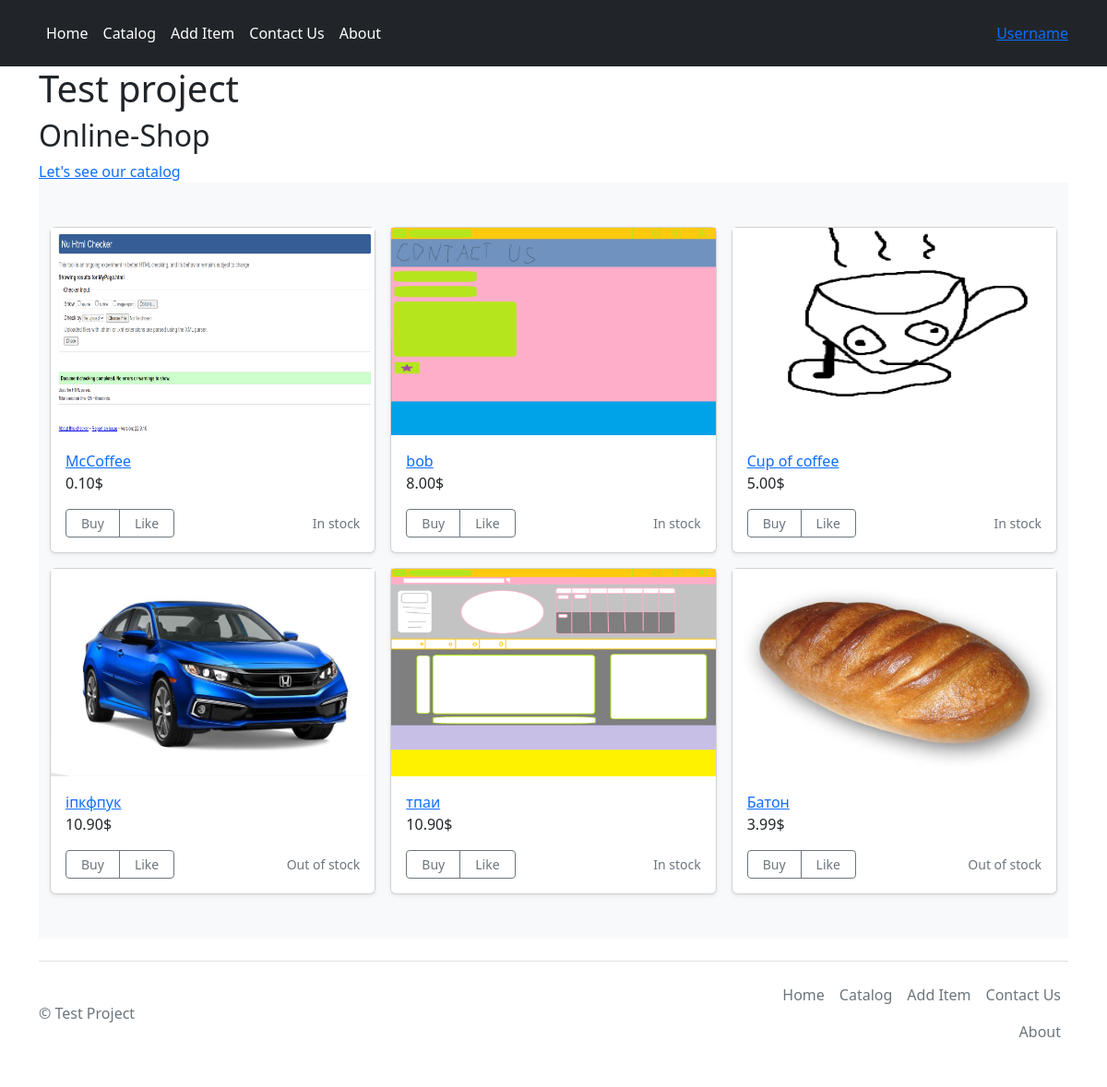
The page / (signed in) on the database its author committed.
### tables this page shows
CREATE TABLE items(
id integer PRIMARY KEY AUTOINCREMENT,
title tinytext NOT NULL,
price double NOT NULL,
description text NOT NULL,
image_url text,
isActive integer NOT NULL,
time integer NOT NULL
);

### app.py (the view)
@app.route('/index')
@app.route('/')
def index():
    return render_template('index.html', title='eShop', auth=current_user.is_authenticated, item_list=dbase.getRecentItems())

### FDataBase.py (called while the page is built)
    def getRecentItems(self):
        try:
            self.__cur.execute("SELECT * FROM items ORDER BY time DESC LIMIT 6")
            res = self.__cur.fetchall()
            if res:
                return res
        except sqlite3.Error as e:
            print('DB read error4' + str(e))
        return []

    def getUser(self, user_id):
        try:
            self.__cur.execute(f"SELECT id FROM users WHERE id = {user_id} LIMIT 1")
            res = self.__cur.fetchone()
            if not res:
                print('User unknown')
                return False
            return res
        except sqlite3.Error as e:
            print('DB add error6' + str(e))
        return False

### UserLogin.py (called while the page is built)
    def fromDB(self, user_id, db):
        self.__user = db.getUser(user_id)
        return self

### app.py (called while the page is built)
@login_manager.user_loader
def load_user(user_id):
    print('load user')
    return UserLogin().fromDB(user_id, dbase)

def connect_db():
    conn = sqlite3.connect(app.config['DATABASE'])
    conn.row_factory = sqlite3.Row
    return conn

def get_db():
    if not hasattr(g, 'link_db'):
        g.link_db = connect_db()
    return g.link_db

@app.before_request
def before_request():
    global dbase
    db = get_db()
    dbase = FDataBase(db)

### templates/index.html (shortened to what this page needs)
{% extends 'base.html' %}
{% block body %}
<main>
  <div class="container">
    <h1>Test project</h1>
    <h2>Online-Shop</h2>
    <a href="/catalog">Let's see our catalog</a>
    {% if item_list %}
    <div class="album py-5 bg-light">
      <div class="container">
        <div class="row row-cols-1 row-cols-sm-2 row-cols-md-3 g-3">
        {% for i in item_list -%}
          <div class="col">
            <div class="card shadow-sm">
              <img src="{{ url_for('static', filename=i['image_url'][7:]) }}" width="100%" height="225">
              <div class="card-body">
                <a href="/item/{{i['id']}}" class="link"><p class="card-text">{{i['title']}}</p></a>
                <p class="card-text">{{ "{a:.2f}".format(a = i['price']) }}$</p>
                <div class="d-flex justify-content-between align-items-center">
                  <div class="btn-group">
                    <button type="button" class="btn btn-sm btn-outline-secondary"><a class="nav-link px-2" href="/item/{{i['id']}}">Buy</a></button>
                    <button type="button" class="btn btn-sm btn-outline-secondary"><a class="nav-link px-2" href="/add-item">Like</a></button>
                  </div>
                  {% if i['isActive'] == 1 %}
                    <small class="text-muted" style="color: green;">In stock</small>
                  {% else %}
                    <small class="text-muted" style="color: red;">Out of stock</small>
                  {% endif %}
                </div>
              </div>
            </div>
          </div>
        {% endfor -%}
    {% else %}
      <div class="container">
        <h2>There is no item. Shop is empty</h2>
      </div>
    {% endif %}
    </div>
    </div>
   </div>
  </div>
</main>
{% endblock %}

### rows shown on the page
items: image_url (picture), title "McCoffee", price "0.10", isActive "In stock"
items: image_url (picture), title "bob", price "8.00", isActive "In stock"
items: image_url (picture), title "Cup of coffee", price "5.00", isActive "In stock"
items: image_url (picture), title "іпкфпук", price "10.90", isActive "Out of stock"
items: image_url (picture), title "тпаи", price "10.90", isActive "In stock"
items: image_url (picture), title "Батон", price "3.99", isActive "Out of stock"
